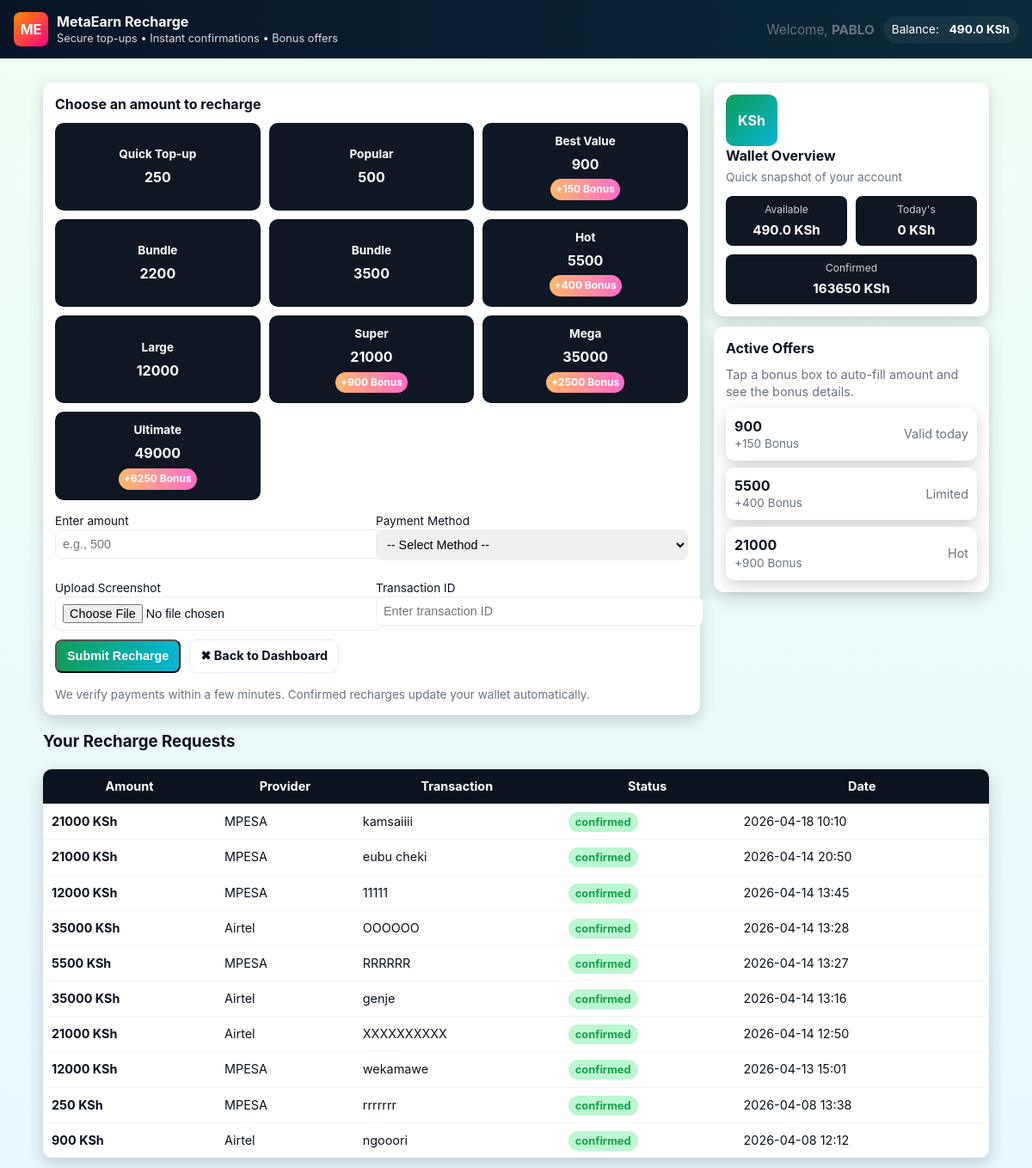
The page /recharge (signed in) on the database as committed earlier.
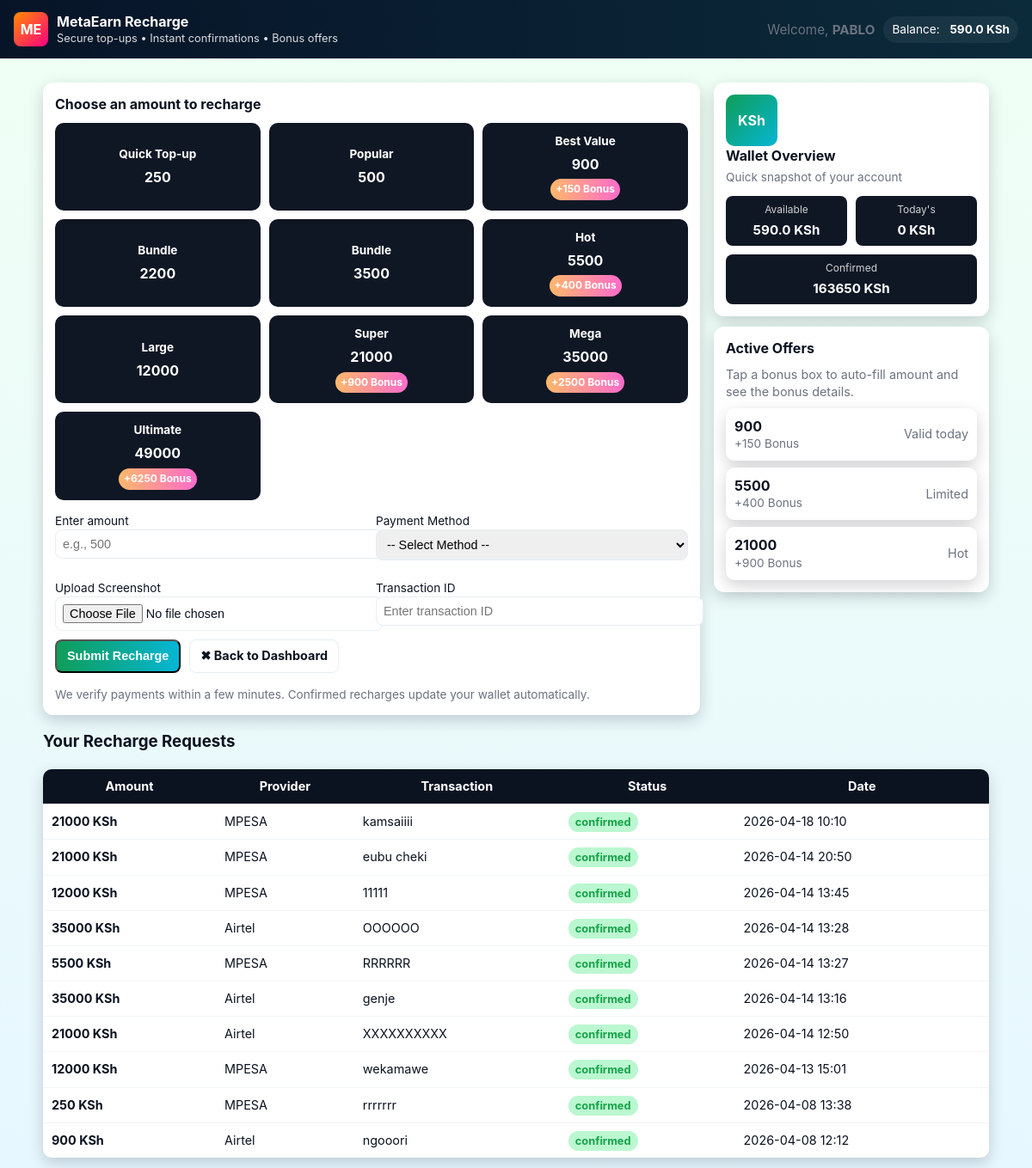
The same page on the database as committed later.
### models.py (models this page shows, shortened)
class User(db.Model, UserMixin):
    __tablename__ = "user"
    id = db.Column(db.Integer, primary_key=True)
    email = db.Column(db.String(120), unique=True, nullable=False)
    password = db.Column(db.String(200), nullable=False)
    is_admin = db.Column(db.Boolean, default=False, nullable=False)
    tutorial_seen = db.Column(db.Boolean, default=False, nullable=False)
    wallet_balance = db.Column(db.Float, default=0.0, nullable=False)
    total_views = db.Column(db.Integer, default=0, nullable=False)
    total_earnings = db.Column(db.Float, default=0.0, nullable=False)
    total_withdraw = db.Column(db.Float, default=0.0, nullable=False)
    total_recharge = db.Column(db.Float, default=0.0, nullable=False)
    profile_image = db.Column(db.String(200))
    last_checkin = db.Column(db.DateTime, nullable=True)
    referral_code = db.Column(
        db.String(20),
        unique=True,
        default=lambda: str(uuid.uuid4())[:8],
        nullable=False
    )
    referred_by = db.Column(db.Integer, db.ForeignKey("user.id"), nullable=True)
    referrals = db.relationship("User", backref=db.backref("referrer", remote_side=[id]))
    recharges = db.relationship("Recharge", back_populates="user", lazy=True)
    withdrawals = db.relationship("Withdrawal", back_populates="user", lazy=True)
    purchases = db.relationship("Purchase", back_populates="user", lazy=True)

class Recharge(db.Model):
    __tablename__ = "recharges"
    id = db.Column(db.Integer, primary_key=True, autoincrement=True)
    user_id = db.Column(db.Integer, db.ForeignKey("user.id"), nullable=False)
    amount = db.Column(db.Integer, nullable=False)
    provider = db.Column(db.String(50), nullable=False)
    transaction_id = db.Column(db.String(100), nullable=False)
    screenshot_filename = db.Column(db.String(200))
    status = db.Column(db.String(20), default="pending", nullable=False)
    created_at = db.Column(db.DateTime, default=db.func.now(), nullable=False)
    user = db.relationship("User", back_populates="recharges")

### app.py (the view, shortened to what this page needs)
@app.route("/recharge", methods=["GET", "POST"])
@login_required
def recharge():
    user = current_user
    now = datetime.utcnow()
    last_24h = now - timedelta(hours=24)
    todays_recharge = db.session.query(func.sum(Recharge.amount)).filter(
        Recharge.user_id == user.id,
        Recharge.status == "confirmed",
        Recharge.created_at >= last_24h
    ).scalar() or 0
    total_recharge = db.session.query(func.sum(Recharge.amount)).filter(
        Recharge.user_id == user.id,
        Recharge.status == "confirmed"
    ).scalar() or 0
    recharges = Recharge.query.filter_by(user_id=user.id).order_by(Recharge.created_at.desc()).all()
    return render_template(
        "recharge.html",
        user=user,
        recharges=recharges,
        todays_recharge=todays_recharge,
        total_recharge=total_recharge
    )

### app.py (called while the page is built)
@login_manager.user_loader
def load_user(user_id):
    return User.query.get(int(user_id))

@app.before_request
def restrict_admin_pages():
    if request.path.startswith("/admin"):
        if not current_user.is_authenticated:
            return redirect(url_for("login"))
        if not getattr(current_user, "is_admin", False):
            return "Unauthorized", 403

### templates/recharge.html (shortened to what this page needs)
<!DOCTYPE html>
<html lang="en">
<head>
</head>
<body>
  <header>
    <div class="brand">
      <div class="logo">ME</div>
      <div>
        <h1>MetaEarn Recharge</h1>
        <p>Secure top-ups • Instant confirmations • Bonus offers</p>
      </div>
    </div>
    <div class="header-actions">
      <div class="muted" style="font-size:0.95rem">Welcome, <strong>PABLO</strong></div>
      <div class="user">Balance: <strong style="margin-left:8px">{{ user.wallet_balance }} KSh</strong></div>
    </div>
  </header>
  <main class="wrap">
    <div class="top-row">
      <section class="panel" aria-labelledby="recharge-title">
        <h2 id="recharge-title">Choose an amount to recharge</h2>
        <div class="amount-grid" role="list" aria-label="Predefined recharge amounts">
          <div class="amount-box" role="listitem" tabindex="0" data-amount="250">
            <small>Quick Top-up</small>
            <div>250</div>
          </div>
          <div class="amount-box" role="listitem" tabindex="0" data-amount="500">
            <small>Popular</small>
            <div>500</div>
          </div>
          <div class="amount-box bonus" role="listitem" tabindex="0" data-amount="900" data-bonus="+150 Bonus">
            <small>Best Value</small>
            <div>900</div>
            <div class="bonus-tag">+150 Bonus</div>
          </div>
          <div class="amount-box" role="listitem" tabindex="0" data-amount="2200">
            <small>Bundle</small>
            <div>2200</div>
          </div>
          <div class="amount-box" role="listitem" tabindex="0" data-amount="3500">
            <small>Bundle</small>
            <div>3500</div>
          </div>
          <div class="amount-box bonus" role="listitem" tabindex="0" data-amount="5500" data-bonus="+400 Bonus">
            <small>Hot</small>
            <div>5500</div>
            <div class="bonus-tag">+400 Bonus</div>
          </div>
          <div class="amount-box" role="listitem" tabindex="0" data-amount="12000">
            <small>Large</small>
            <div>12000</div>
          </div>
          <div class="amount-box bonus" role="listitem" tabindex="0" data-amount="21000" data-bonus="+900 Bonus">
            <small>Super</small>
            <div>21000</div>
            <div class="bonus-tag">+900 Bonus</div>
          </div>
          <div class="amount-box bonus" role="listitem" tabindex="0" data-amount="35000" data-bonus="+2500 Bonus">
            <small>Mega</small>
            <div>35000</div>
            <div class="bonus-tag">+2500 Bonus</div>
          </div>
          <div class="amount-box bonus" role="listitem" tabindex="0" data-amount="49000" data-bonus="+6250 Bonus">
            <small>Ultimate</small>
            <div>49000</div>
            <div class="bonus-tag">+6250 Bonus</div>
          </div>
        </div>
        <form id="rechargeForm" action="{{ url_for('recharge') }}" method="post" enctype="multipart/form-data" novalidate>
          <div class="form-row">
            <div>
              <label for="amountInput">Enter amount</label>
              <input id="amountInput" name="amount" type="number" min="1" placeholder="e.g., 500" required />
            </div>
            <div>
              <label for="providerSelect">Payment Method</label>
              <select id="providerSelect" name="provider" required>
                <option value="">-- Select Method --</option>
              </select>
            </div>
          </div>
          <div class="form-row">
            <div>
              <label for="screenshot">Upload Screenshot</label>
              <input id="screenshot" name="screenshot" type="file" accept="image/*" required />
            </div>
            <div>
              <label for="transactionId">Transaction ID</label>
              <input id="transactionId" name="transaction_id" type="text" placeholder="Enter transaction ID" required />
            </div>
          </div>
          <div class="form-footer">
            <button type="submit" class="btn btn-primary">Submit Recharge</button>
            <a href="{{ url_for('dashboard') }}" class="btn btn-ghost" style="text-decoration:none">✖ Back to Dashboard</a>
            <div class="note">We verify payments within a few minutes. Confirmed recharges update your wallet automatically.</div>
          </div>
        </form>
      </section>
      <aside>
        <div class="wallet-card" role="region" aria-label="Wallet overview">
          <div class="wallet-left">
            <div class="wallet-badge">KSh</div>
            <div class="wallet-meta">
              <h3>Wallet Overview</h3>
              <p class="muted">Quick snapshot of your account</p>
            </div>
          </div>
          <div class="wallet-stats">
            <div class="stat">
              <small>Available</small>
              <strong>{{ user.wallet_balance }} KSh</strong>
            </div>
            <div class="stat">
              <small>Today's</small>
              <strong>{{ todays_recharge }} KSh</strong>
            </div>
            <div class="stat">
              <small>Confirmed</small>
              <strong>{{ total_recharge }} KSh</strong>
            </div>
          </div>
        </div>
        <div style="height:12px"></div>
        <div class="panel" aria-labelledby="offers-title">
          <h2 id="offers-title">Active Offers</h2>
          <p class="muted" style="margin:0 0 8px 0">Tap a bonus box to auto-fill amount and see the bonus details.</p>
          <ul style="margin:0;padding:0;list-style:none;display:flex;flex-direction:column;gap:8px">
            <li style="background:#fff;padding:10px;border-radius:10px;box-shadow:var(--shadow);display:flex;justify-content:space-between;align-items:center">
              <div><strong>900</strong><div class="muted" style="font-size:0.85rem">+150 Bonus</div></div>
              <div class="muted">Valid today</div>
            </li>
            <li style="background:#fff;padding:10px;border-radius:10px;box-shadow:var(--shadow);display:flex;justify-content:space-between;align-items:center">
              <div><strong>5500</strong><div class="muted" style="font-size:0.85rem">+400 Bonus</div></div>
              <div class="muted">Limited</div>
            </li>
            <li style="background:#fff;padding:10px;border-radius:10px;box-shadow:var(--shadow);display:flex;justify-content:space-between;align-items:center">
              <div><strong>21000</strong><div class="muted" style="font-size:0.85rem">+900 Bonus</div></div>
              <div class="muted">Hot</div>
            </li>
          </ul>
        </div>
      </aside>
    </div>
    <section class="history" aria-labelledby="history-title">
      <h3 id="history-title">Your Recharge Requests</h3>
      <table class="table" role="table" aria-label="Recharge history">
        <thead>
          <tr>
            <th>Amount</th>
            <th>Provider</th>
            <th>Transaction</th>
            <th>Status</th>
            <th>Date</th>
          </tr>
        </thead>
        <tbody>
          {% if recharges|length == 0 %}
            <tr><td colspan="5" style="text-align:center;padding:18px;color:var(--muted)">No recharge requests yet.</td></tr>
          {% else %}
            {% for r in recharges %}
              <tr role="row">
                <td>
                  <div class="row-flex">
                    <div><strong>{{ r.amount }} KSh</strong></div>
                  </div>
                </td>
                <td>{{ r.provider }}</td>
                <td>{{ r.transaction_id }}</td>
                <td>
                  {% set s = r.status.lower() %}
                  <span class="status {{ s }}">{{ r.status }}</span>
                </td>
                <td>{{ r.created_at.strftime('%Y-%m-%d %H:%M') }}</td>
              </tr>
            {% endfor %}
          {% endif %}
        </tbody>
      </table>
    </section>
  </main>
</body>
</html>

### templates/recharge.html (style rules this page uses)
:root { --bg-1:#f0fff4; --bg-2:#e6f7ff; --card:#ffffff; --muted:#6b7280; --accent-1:#0f9d58; --accent-2:#2196f3; --success:#16a34a; --warning:#f59e0b; --danger:#ef4444; --text:#0b1220; --radius:12px; --shadow:0 6px 18px rgba(2,6,23,0.18); --max-width:1100px; }
html,body { height:100%;margin:0;padding:0 }
body { font-family: Inter,"Segoe UI",Roboto,Arial,sans-serif; background:linear-gradient(180deg,var(--bg-1),var(--bg-2)); color:var(--text); line-height:1.4; }
header { background:linear-gradient(90deg,#071428,#0b2a3a); color:#fff; padding:14px 16px; display:flex;justify-content:space-between;align-items:center; }
.brand { display:flex;align-items:center;gap:10px }
.logo { width:40px;height:40px;border-radius:8px;background:linear-gradient(135deg,#ff8c00,#ff0080); display:flex;align-items:center;justify-content:center;font-weight:700;color:#fff }
.brand h1 { font-size:1rem;margin:0 }
.brand p { margin:0;font-size:0.8rem;color:rgba(255,255,255,0.85) }
.header-actions { display:flex;gap:10px;align-items:center }
.header-actions .user { background:rgba(255,255,255,0.06);padding:6px 10px;border-radius:999px;font-size:0.85rem }
.wrap { max-width:var(--max-width);margin:16px auto;padding:12px }
.top-row { display:grid;grid-template-columns:1fr;gap:16px }
@media (min-width:768px) { .top-row { grid-template-columns:1fr 320px } }
.wallet-card { background:#fff;border-radius:var(--radius);padding:14px;box-shadow:var(--shadow); display:flex;flex-wrap:wrap;gap:12px;align-items:center;justify-content:space-between }
.wallet-badge { width:60px;height:60px;border-radius:10px;background:linear-gradient(135deg,var(--accent-1),#06b6d4); color:#fff;display:flex;align-items:center;justify-content:center;font-weight:700 }
.wallet-meta h3 { margin:0;font-size:1rem }
.wallet-meta p { margin:4px 0 0;color:var(--muted);font-size:0.85rem }
.wallet-stats { display:flex;flex-wrap:wrap;gap:10px }
.stat { background:#0f1724;color:#fff;padding:8px 12px;border-radius:8px;text-align:center;flex:1;min-width:90px }
.stat small { display:block;font-size:0.75rem;color:rgba(255,255,255,0.8) }
.stat strong { display:block;font-size:0.95rem;margin-top:4px }
.panel { background:#fff;border-radius:var(--radius);padding:14px;box-shadow:var(--shadow) }
.panel h2 { margin:0 0 10px;font-size:1rem }
.amount-grid { display:grid;grid-template-columns:repeat(2,1fr);gap:10px;margin-bottom:12px }
@media (min-width:768px) { .amount-grid { grid-template-columns:repeat(3,1fr) } }
.amount-box { background:#0f1724;color:#fff;padding:12px;border-radius:10px;text-align:center;font-weight:700; cursor:pointer;transition:transform .18s;display:flex;flex-direction:column;gap:6px;align-items:center;justify-content:center }
.amount-box small { font-size:0.85rem }
.amount-box .bonus-tag { background:linear-gradient(90deg,#ffb86b,#ff6bcb);padding:4px 6px;border-radius:999px;font-size:0.75rem }
.amount-box.bonus { animation:heartbeat 1.6s infinite }
form .form-row { display:grid;grid-template-columns:1fr;gap:10px;margin-bottom:10px }
@media (min-width:768px) { form .form-row { grid-template-columns:1fr 1fr } }
label { font-size:0.85rem;margin-bottom:4px }
input,select { width:100%;padding:8px;border-radius:8px;border:1px solid #e6eef6;font-size:0.9rem }
.btn { padding:8px 12px;border-radius:8px;font-weight:700;font-size:0.9rem;cursor:pointer }
.btn-primary { background:linear-gradient(90deg,var(--accent-1),#06b6d4);color:#fff }
.btn-ghost { background:transparent;border:1px solid #e6eef6;color:var(--text) }
.form-footer { display:flex;flex-wrap:wrap;gap:10px;margin-top:8px }
.note { font-size:0.85rem;color:var(--muted);margin-top:6px }
.history { margin-top:16px }
.table { width:100%;border-collapse:collapse;border-radius:10px;overflow:hidden;box-shadow:var(--shadow);background:#fff }
.table thead th { padding:10px;background:#0b1220;color:#fff;font-size:0.9rem }
.table tbody td { padding:10px;border-top:1px solid #f1f5f9;font-size:0.9rem;color:#0b1220 }
.status { padding:4px 8px;border-radius:999px;font-weight:700;font-size:0.8rem }
.status.confirmed { background:#bbf7d0;color:var(--success) }
.muted { color:var(--muted);font-size:0.9rem }

Rows that differ between the two databases and show on the page:
changed User: wallet_balance "490.0" → "590.0"
